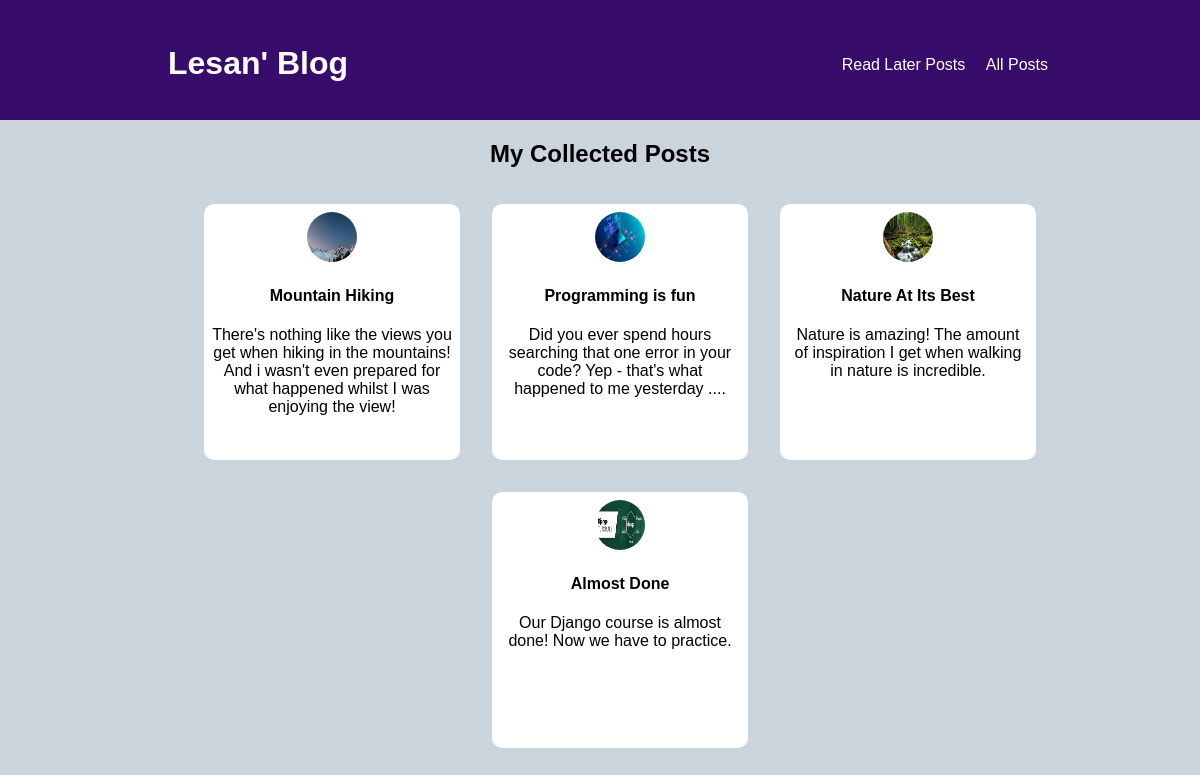
Page /all-posts on the committed database.
### blog/models.py (models this page shows, shortened)
class Post(models.Model):
    title = models.CharField(max_length=100)
    excerpt = models.CharField(max_length=1000)
    image = models.ImageField(upload_to="post-images", null=True)
    date = models.DateField(blank=True, null=True, auto_now=True, auto_now_add=False)
    slug = models.SlugField(unique=True) # if we add unique=true, don't nee {{db_index}}
    content = models.TextField() # screen shot -------------
    author = models.ForeignKey(Author, null=True, on_delete=models.SET_NULL, related_name="posts")
    tags = models.ManyToManyField(Tag, blank=True)
    class Meta:
        ordering = ['-date']
        verbose_name_plural = "Post"
    def get_absolute_url(self):
        return self.slug

### blog/views.py (the view)
# urls.py: path("all-posts", views.PostsListView.as_view(), name="all-posts"),
class PostsListView(ListView):
    model = Post
    template_name = "blog/all-posts.html"
    context_object_name = "all_post"
    def get_queryset(self):
        qs = super().get_queryset()
        return qs.order_by("date")

### blog/templates/blog/all-posts.html (shortened to what this page needs)
{% extends "base.html" %}
{% load static %}
{% block css_page %}
  <link rel="stylesheet" href="{% static "blog/post-preview.css" %}">
  <link rel="stylesheet" href="{% static "blog/all-posts.css" %}">
{% endblock %}
{% block content %}
    <section class="all-posts">
        <h2>My Collected Posts</h2>
        <ul class="ul-posts">
            {% for post in all_post %}
                {% include "blog/includes/post-preview.html" %}
            {% endfor %}
        </ul>
    </section>
{% endblock %}

### blog/templates/blog/includes/post-preview.html
{% load static %}
<li>
    <article class="posts">
      <a id="anchor" href="{{ post.get_absolute_url }}">
        <img src="{{ post.image.url }}" alt="" />
        <h4>{{post.title}}</h4>
        <p>
          {{post.excerpt}}
        </p>
      </a>
    </article>
  </li>

### static/base.css (style rules this page uses)
body { font-family: sans-serif; background-color: rgb(201, 212, 221); }
ul { list-style: none; }

### blog/static/blog/post-preview.css (style rules this page uses)
.ul-posts { display: flex; flex-direction: row; flex-wrap: wrap; justify-content: center; align-items: center; }
.posts { margin: 1rem; padding: 0.5rem; width: 15rem; height: 15rem; border-radius: 10px; background-color: white; }
.posts a { text-decoration: none; color: black; }
.posts > #anchor > img { width: 50px; height: 50px; border-radius: 50%; }

### blog/static/blog/all-posts.css (style rules this page uses)
.all-posts { width: 100%; text-align: center; }

### rows in the picture
Post: image (picture), title "Mountain Hiking", excerpt "There's nothing like the views you get when hiking in the mountains! And i wasn't even prepared for what happened whilst I was enjoying the view!"
Post: image (picture), title "Programming is fun", excerpt "Did you ever spend hours searching that one error in your code? Yep - that's what happened to me yesterday ...."
Post: image (picture), title "Nature At Its Best", excerpt "Nature is amazing! The amount of inspiration I get when walking in nature is incredible."
Post: image (picture), title "Almost Done", excerpt "Our Django course is almost done! Now we have to practice."
